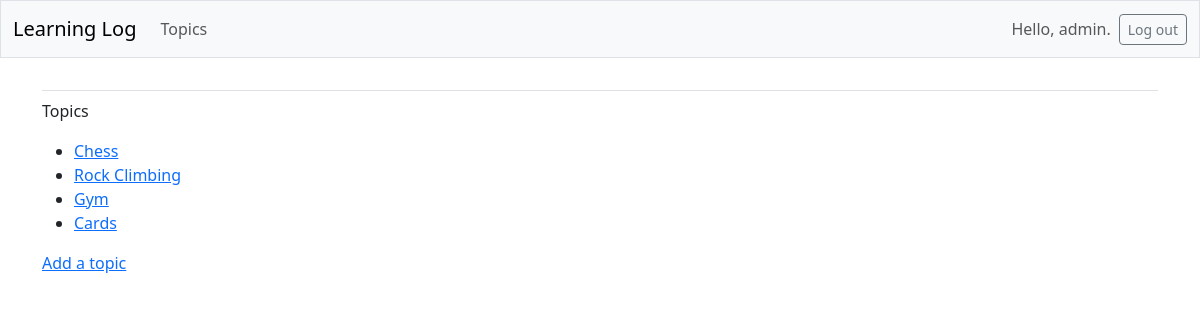
The app's page /topics/ (signed in), older data.
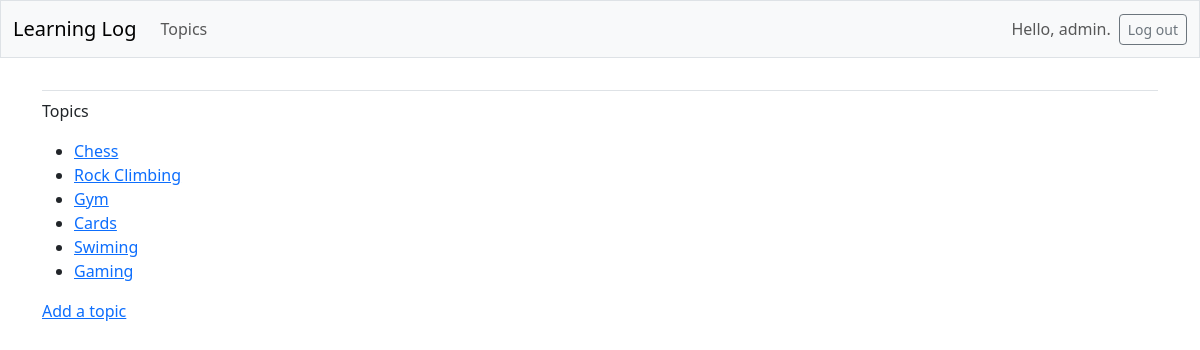
The same page, newer data.
### learning_logs/models.py (models this page shows, shortened)
class Topic(models.Model):
    text = models.CharField(max_length=200)
    date_added = models.DateTimeField(auto_now_add=True)
    owner = models.ForeignKey(User, on_delete=models.CASCADE)

### learning_logs/views.py (the view)
# urls.py: path('topics/', views.topics, name ='topics'),
@login_required
def topics(request):
    topics = Topic.objects.filter(owner=request.user).order_by('date_added')
    context = {'topics' : topics}
    return render(request, 'learning_logs/topics.html', context)

### learning_logs/templates/learning_logs/topics.html
{% extends 'learning_logs/base.html'%}
{% block content%}
<p>
    Topics
</p>
<ul>
    {% for topic in topics %}
        <li>
            <a href = "{% url 'learning_logs:topic' topic.id%}">
            {{topic.text}}
            </a>
        </li>
    {% empty%}
        <li>No topics has been added yet. </li>
    {% endfor%}
</ul>
      <a href="{% url 'learning_logs:new_topic' %}">Add a topic</a>
{% endblock content%}

Row changes from the older to the newer data that the page shows:
added Topic: text "Swiming"
added Topic: text "Gaming"
